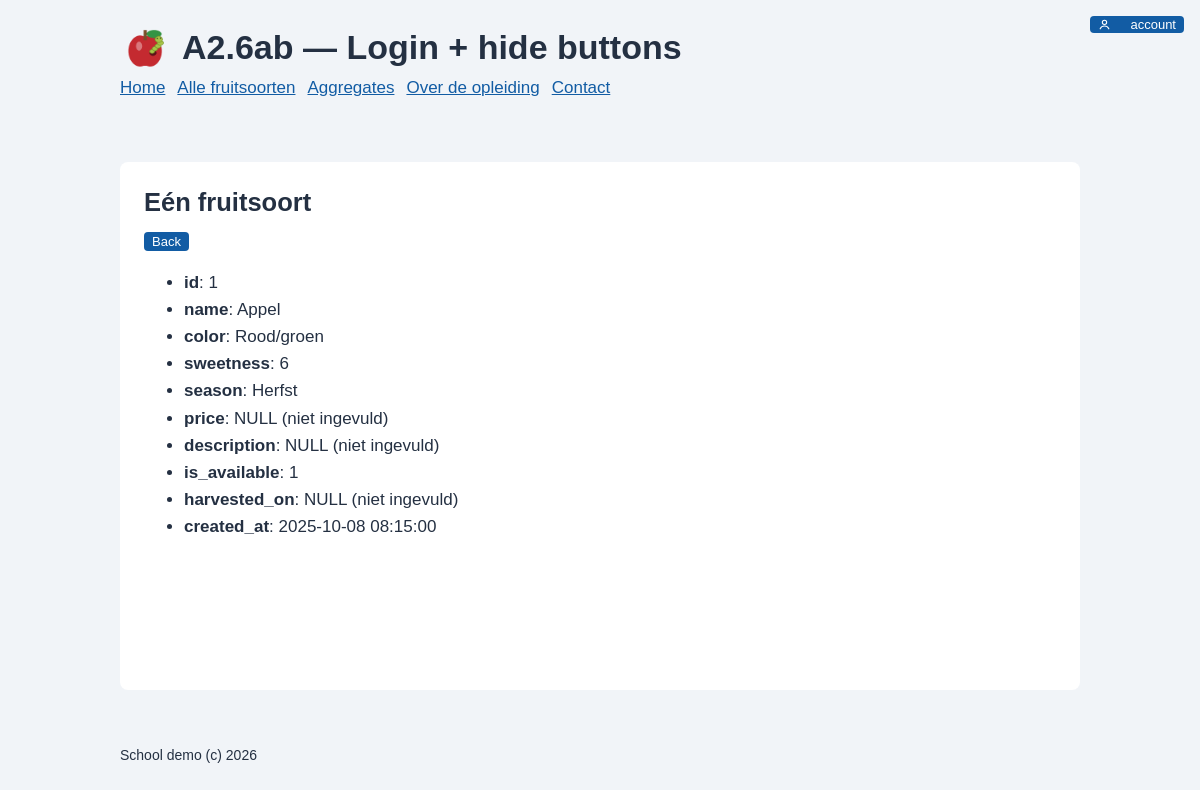
/index.php?controller=fruits_show&id=1, run on the app's committed database.
### tables this page shows
CREATE TABLE fruits (
    id INT UNSIGNED NOT NULL AUTO_INCREMENT,
    name VARCHAR(100) NOT NULL,
    color VARCHAR(80) NOT NULL,
    sweetness TINYINT UNSIGNED NOT NULL,
    season VARCHAR(40) NOT NULL,
    price DECIMAL(6,2) NULL DEFAULT NULL,
    description TEXT NULL,
    is_available BOOLEAN NOT NULL DEFAULT TRUE,
    harvested_on DATE NULL DEFAULT NULL,
    created_at DATETIME NOT NULL DEFAULT CURRENT_TIMESTAMP,
    PRIMARY KEY (id)
);

### app/lib/trigger.php (called while the page is built, shortened)
<?php
function triggerController()
{
    if (empty($_GET['controller'])) {
        $controller = 'home';
    } else {
        $controller = $_GET['controller'];
    }
    $path = 'app/controllers/' . $controller . '.php';
    include $path;
}

### app/lib/helpers/escape.php (called while the page is built)
<?php
function escape($value)
{
    return htmlspecialchars((string) $value, ENT_QUOTES, 'UTF-8');
}

### app/controllers/fruits_show.php (the view, shortened to what this page needs)
<?php
$databaseConfig = require 'app/config/database.php';
$getId = '';
if (isset($_GET['id'])) {
    $getId = $_GET['id'];
}
$id = $getId;
$hasValidId = is_numeric($id);
$fruit = null;
if ($hasValidId) {
    $id = (int) $id;
    $sql = 'SELECT * FROM `fruits` WHERE `id` = ' . $id;
    $connection = mysqli_connect(
        $databaseConfig['host'],
        $databaseConfig['username'],
        $databaseConfig['password'],
        $databaseConfig['database'],
        $databaseConfig['port']
    );
    $result = mysqli_query($connection, $sql);
    $fruit = mysqli_fetch_assoc($result);
}
$listItemsHtml = '';
if ($fruit !== null) {
    foreach ($fruit as $column => $value) {
        $displayValue = $value === null ? 'NULL (niet ingevuld)' : (string) $value;
        $listItemsHtml .= '<li><strong>' . escape($column) . '</strong>: ' . escape($displayValue) . '</li>';
    }
}
?>
<?php if (!$hasValidId): ?>
    <p class="message">Geen id. Open een rij via View, bijvoorbeeld ?controller=fruits_show&amp;id=1.</p>
<?php else: ?>
    <h2>Eén fruitsoort</h2>
    <p><a class="back-button" href="?controller=fruits_index">Back</a></p>
    <?php if ($fruit === null): ?>
        <p class="message">Geen record met id <?= $id ?>.</p>
    <?php else: ?>
        <ul><?= $listItemsHtml ?></ul>
    <?php endif; ?>
<?php endif; ?>

### index.php (shortened to what this page needs)
<?php
require_once 'app/lib/helpers/escape.php';
require_once 'app/lib/trigger.php';
?>
<!DOCTYPE html>
<html lang="nl">
<head>
    <link rel="stylesheet" href="css/style.css">
</head>
<body>
    <a class="account-button" href="?controller=logon">
        <svg class="account-icon" width="1em" height="1em" viewBox="0 0 24 24" aria-hidden="true"><circle cx="12" cy="8" r="4"></circle><path d="M4 20c1.6-3.6 4.4-5.2 8-5.2s6.4 1.6 8 5.2"></path></svg>
        <span>&emsp;account</span>
    </a>
    <header>
        <div class="title-row">
            <img class="logo" src="images/logo/logo.png" alt="">
            <h1>A2.6ab — Login + hide buttons</h1>
        </div>
        <nav aria-label="Controller-menu">
            <a href="?controller=home">Home</a>
            <a href="?controller=fruits_index">Alle fruitsoorten</a>
            <a href="?controller=fruits_aggregate">Aggregates</a>
            <a href="?controller=about">Over de opleiding</a>
            <a href="?controller=contact">Contact</a>
        </nav>
    </header>
    <main>
        <article>
            <?php triggerController(); ?>
        </article>
    </main>
    <footer>
        <p>School demo (c) <?= date('Y') ?></p>
    </footer>
</body>
</html>

### css/style.css (style rules this page uses)
* { box-sizing: border-box; }
html { height: 100%; }
body { margin: 0; height: 100%; display: flex; flex-direction: column; overflow: hidden; color: #243042; background: #f1f4f8; font: 17px/1.6 Arial, sans-serif; }
header, main, footer { width: 100%; max-width: 1000px; margin-right: auto; margin-left: auto; padding: 20px; }
header, footer { flex: 0 0 auto; }
main { flex: 1 1 auto; min-height: 0; display: flex; flex-direction: column; }
header h1 { margin: 0; }
.title-row { display: flex; align-items: center; gap: 12px; }
.title-row h1 { margin: 0; }
.logo { width: 50px; height: 50px; }
a.account-button { position: fixed; top: 16px; right: 16px; z-index: 2; display: inline-flex; flex-direction: row; flex-wrap: nowrap; align-items: center; gap: 6px; padding: 2px 8px; border-radius: 4px; background: #125ca4; color: white; font-size: 13px; line-height: 1; white-space: nowrap; text-decoration: none; }
a.account-button .account-icon { display: block; width: 1em; height: 1em; flex: 0 0 auto; fill: none; stroke: currentColor; stroke-width: 2; stroke-linecap: round; }
article { flex: 1 1 auto; width: 100%; min-height: 0; display: flex; flex-direction: column; overflow-x: hidden; overflow-y: auto; padding: 24px; background: white; border-radius: 8px; }
nav { display: flex; flex-wrap: wrap; gap: 12px; margin-bottom: 20px; }
a { color: #125ca4; }
article > h2, article > p, article > ul, article > ol, article > pre { margin-top: 0; margin-bottom: 8px; }
h2, h3 { line-height: 1.3; }
footer { font-size: 14px; }
a.back-button { display: inline-block; margin: 0; padding: 2px 8px; border-radius: 4px; background: #125ca4; color: white; font-size: 13px; line-height: 1.2; text-decoration: none; }
article > ul { margin: 0.4em 0 0.6em; }

### data on the page
fruits: id "1", name "Appel", color "Rood/groen", sweetness "6", season "Herfst", price "NULL (niet ingevuld)", description "NULL (niet ingevuld)", is_available "1", harvested_on "NULL (niet ingevuld)", created_at "2025-10-08 08:15:00"

### other printed values
$column "id"
$column "name"
$column "color"
$column "sweetness"
$column "season"
$column "price"
$column "description"
$column "is_available"
$column "harvested_on"
$column "created_at"
